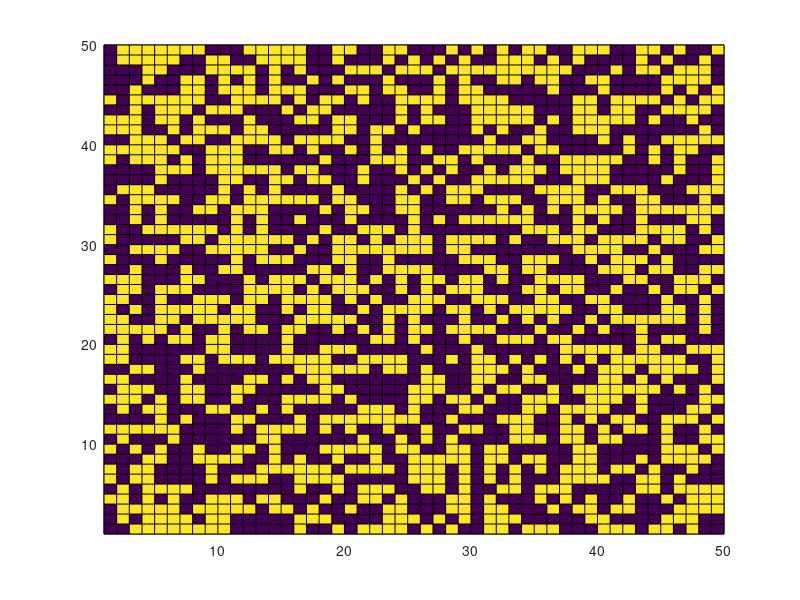

This figure's MATLAB source: (Note: this script raises an error after producing the figure.)
%Script for running the CODA model on a von Neumann neighbourhood extende
%to include the presence of contrarians in the population (agents who are
%influeced opposite to what they observe). Parameter c defines the
%proportion of the population that are contrarians.
clear all

para = struct('N',50,'alpha',0.55,'beta',0.55,'c',1);
maxtime = 5000000;

%Setting up initial matrices for opinion and action

lattice_opinion = zeros([para.N para.N]);
lattice_op_log = zeros([para.N para.N]);
lattice_action = zeros([para.N para.N]);
lattice_contra = ones([para.N para.N]);


%Assigning a proportion of the population, "c", as contrarians

numb_contr = floor(para.c*para.N*para.N);
x = para.N*para.N;
y = numb_contr;
out = randperm(x,y);

lattice_contra(out(:)) = -1;

        



%Assigning initial random moderate opinion values
tic
for i=1:para.N
    a = 0.4;
    b = 0.6;
    r = (b-a).*rand(para.N,1) + a;
    lattice_opinion(i,:)=r;
    
    
    
    for j=1:para.N
        lattice_op_log(i,j)=log(lattice_opinion(i,j)/(1-lattice_opinion(i,j)));
        
        
            if lattice_op_log(i,j)<0
            lattice_action(i,j)=0;
            
            else
            lattice_action(i,j)=1;
            end
        
        
            if lattice_op_log(i,j)<0
            lattice_action(i,j)=1;
            
            else
            lattice_action(i,j)=0;
            end
        
    end
end






%Plotting the initial opinion map.

figure(1)
C = lattice_action;
s = pcolor(C);
s.EdgeColor = 'none';
colormap(gray(2))
axis ij
axis square

for i=2:maxtime

 %Picking which agent to update
    r_1 = randi(para.N*para.N);  
    
   
    
    %Picking their neighbour using von Neumann neighbourhood structure
    direction = randi(4);
    if direction == 1         
        
        %North
        if r_1 - para.N <= 0
            neighbour_act_obs =lattice_action(r_1);
        else
            neighbour_act_obs = lattice_action(r_1 - para.N);     
        end
        
        %East
    elseif direction == 2                                   
            
        if mod(r_1,10) == 0
           neighbour_act_obs = lattice_action(r_1);
        else
           neighbour_act_obs = lattice_action(r_1 + 1);
        end
        
        %South       
    elseif direction == 3        
             
        if r_1 + para.N > para.N*para.N
            neighbour_act_obs = lattice_action(r_1);
        else
            neighbour_act_obs = lattice_action(r_1 + para.N);
        end 
        
        %West       
    else
        if mod(r_1-1,10) == 0
            neighbour_act_obs =lattice_action(r_1);
        else
        neighbour_act_obs = lattice_action(r_1 - 1);  
        end
    end
    

        if lattice_contra == 1
            if neighbour_act_obs == 1
                lattice_op_log(r_1) = lattice_op_log(r_1) + log(para.alpha/(1-para.beta));
            elseif neighbour_act_obs == 0
                lattice_op_log(r_1) = lattice_op_log(r_1) - log(para.beta/(1-para.alpha));                                           
            end
        
        elseif lattice_contra == -1
            if neighbour_act_obs == 1
                lattice_op_log(r_1) = lattice_op_log(r_1) - log(para.alpha/(1-para.beta));
            elseif neighbour_act_obs == 0
                lattice_op_log(r_1) = lattice_op_log(r_1) + log(para.beta/(1-para.alpha));                                           
            end
        end
    
    
    if lattice_op_log(r_1) < 0
        lattice_action(r_1) = 0;
    else
        lattice_action(r_1) = 1; 
    end
    
    
% %Plotting the final action matrix as opinion map - also allowing it to show
% %model running in real time.
%     
% figure(2)
% C = lattice_action;
% s = pcolor(C);
% s.EdgeColor = 'none';
% colormap(gray(2))
% axis ij;
% axis square;
end

figure(2)
C = lattice_action;
s = pcolor(C);
s.EdgeColor = 'none';
colormap(gray(2))
axis ij
axis square
toc


nu = log(para.alpha/(1-para.alpha));

lat_op_dist = 1/nu .* lattice_op_log;

figure(3)
histogram(lat_op_dist(:),'numbins',15,'normalization','probability')